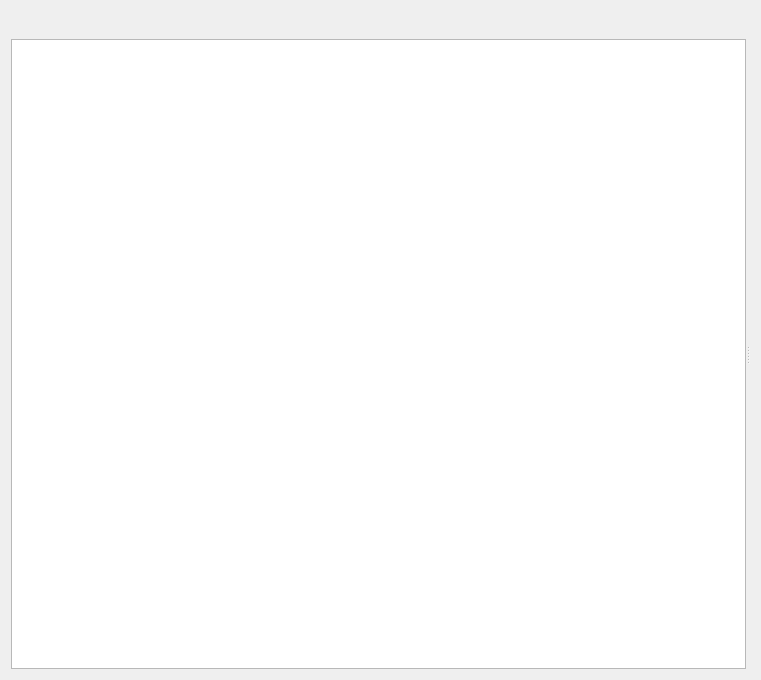
<?xml version="1.0" encoding="UTF-8"?>
<ui version="4.0">
 <class>Shirk::Gui::TeamPage</class>
 <widget class="QWidget" name="Shirk::Gui::TeamPage">
  <property name="geometry">
   <rect>
    <x>0</x>
    <y>0</y>
    <width>761</width>
    <height>680</height>
   </rect>
  </property>
  <property name="windowTitle">
   <string>Form</string>
  </property>
  <layout class="QVBoxLayout" name="verticalLayout" stretch="0,1">
   <item>
    <layout class="QHBoxLayout" name="horizontalLayout">
     <item>
      <widget class="QLabel" name="teamIcon">
       <property name="text">
        <string/>
       </property>
      </widget>
     </item>
     <item>
      <widget class="QLabel" name="teamLabel">
       <property name="font">
        <font>
         <pointsize>14</pointsize>
         <weight>75</weight>
         <bold>true</bold>
        </font>
       </property>
       <property name="text">
        <string/>
       </property>
      </widget>
     </item>
     <item>
      <spacer name="horizontalSpacer">
       <property name="orientation">
        <enum>Qt::Horizontal</enum>
       </property>
       <property name="sizeHint" stdset="0">
        <size>
         <width>40</width>
         <height>20</height>
        </size>
       </property>
      </spacer>
     </item>
    </layout>
   </item>
   <item>
    <widget class="QSplitter" name="splitter">
     <property name="orientation">
      <enum>Qt::Horizontal</enum>
     </property>
     <widget class="QTreeView" name="conversationsTreeView">
      <property name="sizePolicy">
       <sizepolicy hsizetype="Expanding" vsizetype="Expanding">
        <horstretch>0</horstretch>
        <verstretch>0</verstretch>
       </sizepolicy>
      </property>
     </widget>
     <widget class="QStackedWidget" name="conversationsStack">
      <widget class="QWidget" name="page"/>
      <widget class="QWidget" name="page_2"/>
     </widget>
    </widget>
   </item>
  </layout>
 </widget>
 <resources/>
 <connections/>
</ui>
